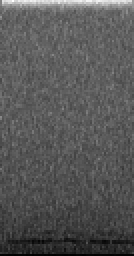
#> input picture ExampleDataset/nn01a_20180126_000000.wav_3.png, 67 x 128 px, given in place of nn05a_20180531_000000.wav_1358.png, which was not available (shown 2 times larger)
$ jupyter execute --allow-errors Elephant.ipynb
#> lines starting #> are read from the running program, lines starting #| are printed output that depends on the picture
[cell 1]
import matplotlib.pyplot as plt
from scipy.io import wavfile
import argparse
import os
from glob import glob
import numpy as np
import pandas as pd
from tqdm import tqdm
import wavio
from pydub import AudioSegment
import matplotlib.pyplot as plt
import librosa
import librosa.display

#> (a cell that did not finish here is left out)

#> (a cell that did not finish here is left out)

#> (a cell that did not finish here is left out)

[cell 5]
def get_Spec(df):
    print(df.iloc[0])

[cell 6]
length = 25.5
def split(path, start, duration):
    end = start+duration
    x = (length - (end-start))/2
    start = start-x
    end = end+x
    t1 = start * 1000 #Works in milliseconds
    t2 = end * 1000
    newAudio = AudioSegment.from_wav(path)
    newAudio = newAudio[t1:t2]
    return newAudio

[cell 7]
import random
length = 25.5
# [11 lines left out: function new_split, not called in this run]

[cell 8]
import sox

[cell 9]
directory = r'Data/'
for filename in os.listdir(directory):
    if(os.path.exists('ModData/'+filename) == False):
        try:
            status = tfm.build('Data/'+filename, 'ModData/'+filename)
            print(filename + " has been added")
        except:
            print("error")
    try:
        os.remove("Data/"+filename)
        print(filename + ' removed succesfully')
    except:
        print(filename + " cannot be removed")

[cell 10]
directory = r'Data/'
for filename in os.listdir(directory):
    if(os.path.exists('ModData/'+filename) == False):
        try:
            status = tfm.build('Data/'+filename, 'ModData/'+filename)
            print(filename + "has been added")
        except:
            print("error")
    try:
        os.remove("Data/"+filename)
        print(filename + 'removed succesfully')
    except:
        print(filename + "cannot be removed")

[cell 11]
framesize = 512
hopsize = 384
length = 25.5
# [23 lines left out: functions getSpec, plot_spectrogram, not called in this run]

[cell 12]
import skimage.io

# [18 lines left out: functions scale_minmax, spectrogram_image, not called in this run]

hop_length = 512 # number of samples per time-step in spectrogram
n_mels = 128 # number of bins in spectrogram. Height of image
time_steps = 384 # number of time-steps. Width of image

[cell 13]
# [4 lines left out: function ActualSpec, not called in this run]

#> (a cell that did not finish here is left out)

[cell 15]
def getNewSpec(filename, start, duration):
    sound = split(filename, start, duration)
    sound = np.asarray(sound.get_array_of_samples(),dtype = np.float32)
#     sound = librosa.resample(y = sound, orig_sr = 8000, target_sr = 1000)
    max_amplitude = max(sound)
    sound = sound/max_amplitude
    arr = sound
    S_scale = librosa.stft(arr, n_fft=framesize, hop_length=hopsize)
    Y_scale = np.abs(S_scale) ** 3
    Y_log_scale = librosa.power_to_db(Y_scale)
    plot_spectrogram(Y_log_scale, 1000, hopsize)

[cell 16]
getNewSpec("ModData/nn01b_20180309_000000.wav", 9661.6180, 5.9482)
#> (the call stopped at in split, `newAudio = AudioSegment.from_wav(path)`: pydub is not available in this run)

[cell 17]
def getWavePlot(filename, start, duration):
    sound = split(filename, start, duration)
    sound = np.asarray(sound.get_array_of_samples(),dtype = np.float32)
    sound, _ = librosa.effects.trim(sound)
    librosa.display.waveplot(sound, sr=1000);

[cell 18]
getWavePlot("ModData/nn06a_20181101_000000.wav", 90957.1, 4.472)
#> (the call stopped at in split, `newAudio = AudioSegment.from_wav(path)`: pydub is not available in this run)

[cell 19]
framesize = 512
hopsize = 384
length = 25.5
def New(filename, start, duration):
    sound = split(filename, start, duration)
    sound = np.asarray(sound.get_array_of_samples(),dtype = np.float32)
    D = np.abs(librosa.stft(sound, n_fft=framesize,  hop_length=hopsize))
    DB = librosa.amplitude_to_db(D, ref=np.max)
    librosa.display.specshow(DB, sr=1000, hop_length=hopsize, x_axis='time', y_axis='log');
    plt.colorbar(format='%+2.0f dB');

[cell 20]
New("ModData/nn06a_20181101_000000.wav", 90957.1, 4.472)
#> (the call stopped at in split, `newAudio = AudioSegment.from_wav(path)`: pydub is not available in this run)

[cell 21]
n_fft = framesize
hop_length = hopsize
n_mels = 128
sr = 1000
#> (the rest of this cell did not finish here and is left out)

[cell 22]
def NewTwo(filename, start, duration):
    sound = split(filename, start, duration)
    sound = np.asarray(sound.get_array_of_samples(),dtype = np.float32)
    S = librosa.feature.melspectrogram(sound, sr=sr, n_fft=n_fft, hop_length=hop_length, n_mels=n_mels)
    S_DB = librosa.power_to_db(S, ref=np.max)
    librosa.display.specshow(S_DB, sr=sr, hop_length=hop_length, x_axis='time', y_axis='mel');
    plt.colorbar(format='%+2.0f dB');

[cell 23]
NewTwo("ModData/nn06a_20181101_000000.wav", 90957.1, 4.472)
#> (the call stopped at in split, `newAudio = AudioSegment.from_wav(path)`: pydub is not available in this run)

[cell 24]
def NewThree(filename, start, duration):
    sound = split(filename, start, duration)
    sound = np.asarray(sound.get_array_of_samples(),dtype = np.float32)
    C = librosa.cqt(y=sound, sr=sr)
    C_db = librosa.amplitude_to_db(np.abs(C), ref=np.max)
    fig, ax = plt.subplots()
    librosa.display.specshow(C_db, y_axis='cqt_hz', x_axis='time', ax=ax)
    ax.set(title='Frequency (Hz) axis decoration')

[cell 25]
NewThree("ModData/nn06a_20181101_000000.wav", 90957.1, 4.472)
#> (the call stopped at in split, `newAudio = AudioSegment.from_wav(path)`: pydub is not available in this run)

[cell 26]
import cv2

[cell 27]
image = cv2.imread("FullData/Elephant/nn05a_20180531_000000.wav_1358.png")
#> image is the input picture: shape (128, 67, 3); min 0, max 255, mean 86.8

[cell 28]
plt.imshow(image, cmap='gray')
plt.show()

[cell 29]
alpha = 4
beta = 20
new_image = np.zeros(image.shape, image.dtype)

[cell 30]
for y in range(image.shape[0]):
    for x in range(image.shape[1]):
        for c in range(image.shape[2]):
            new_image[y,x,c] = np.clip(alpha*image[y,x,c] + beta, 0, 255)
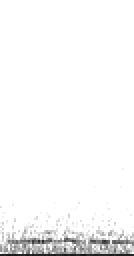
#> new_image: shape (128, 67, 3) (shown 2 times larger); min 20, max 255, mean 247.2

[cell 31]
plt.imshow(new_image, cmap='gray')
plt.show()

#> (a cell that did not finish here is left out)

#> (a cell that did not finish here is left out)

#> (a cell that did not finish here is left out)

#> (a cell that did not finish here is left out)

[cell 36]
# [17 lines left out: function iter, not called in this run]

[cell 37]
lit = []
#> (the rest of this cell did not finish here and is left out)

[cell 38]
len(lit)

[cell 39]
librosa.get_duration(filename='ModData/nn01a_20180305_000000.wav')
#> (this line was passed over: librosa is not available in this run)

[cell 40]
from random import uniform, choice

[cell 41]
print(lit)

[cell 42]
temp = []
ant = 0
all = []
for et in range(len(lit)):
    temp = lit[et]
    copy = []
    if temp:
        copy.append((0, temp[0][0]))
        for r in range(len(temp)-1):
            copy.append((temp[r][1], temp[r+1][0]))
        copy.append((temp[len(temp)-1][1], 86339.0))
    else:
        copy.append((0, 86339.0))
    all.append(copy)
print(all)
lit = all


$ run again, on ExampleDataset/nn01a_20180126_000000.wav_4.png
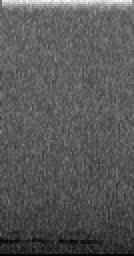
#> input picture ExampleDataset/nn01a_20180126_000000.wav_4.png, 67 x 128 px, given in place of nn05a_20180531_000000.wav_1358.png, which was not available (shown 2 times larger)
#> image is the input picture: shape (128, 67, 3); min 0, max 255, mean 88.2
#> after the loop `for y in range(image.shape[0]):`:
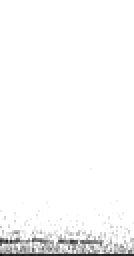
#> new_image: shape (128, 67, 3) (shown 2 times larger); min 20, max 255, mean 248.1

$ run again, on ExampleDataset/nn01a_20180126_000000.wav_5.png
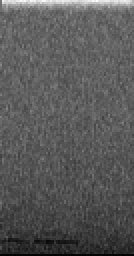
#> input picture ExampleDataset/nn01a_20180126_000000.wav_5.png, 67 x 128 px, given in place of nn05a_20180531_000000.wav_1358.png, which was not available (shown 2 times larger)
#> image is the input picture: shape (128, 67, 3); min 0, max 255, mean 88.7
#> after the loop `for y in range(image.shape[0]):`:
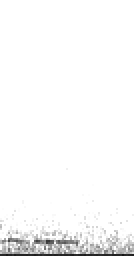
#> new_image: shape (128, 67, 3) (shown 2 times larger); min 20, max 255, mean 248.5
